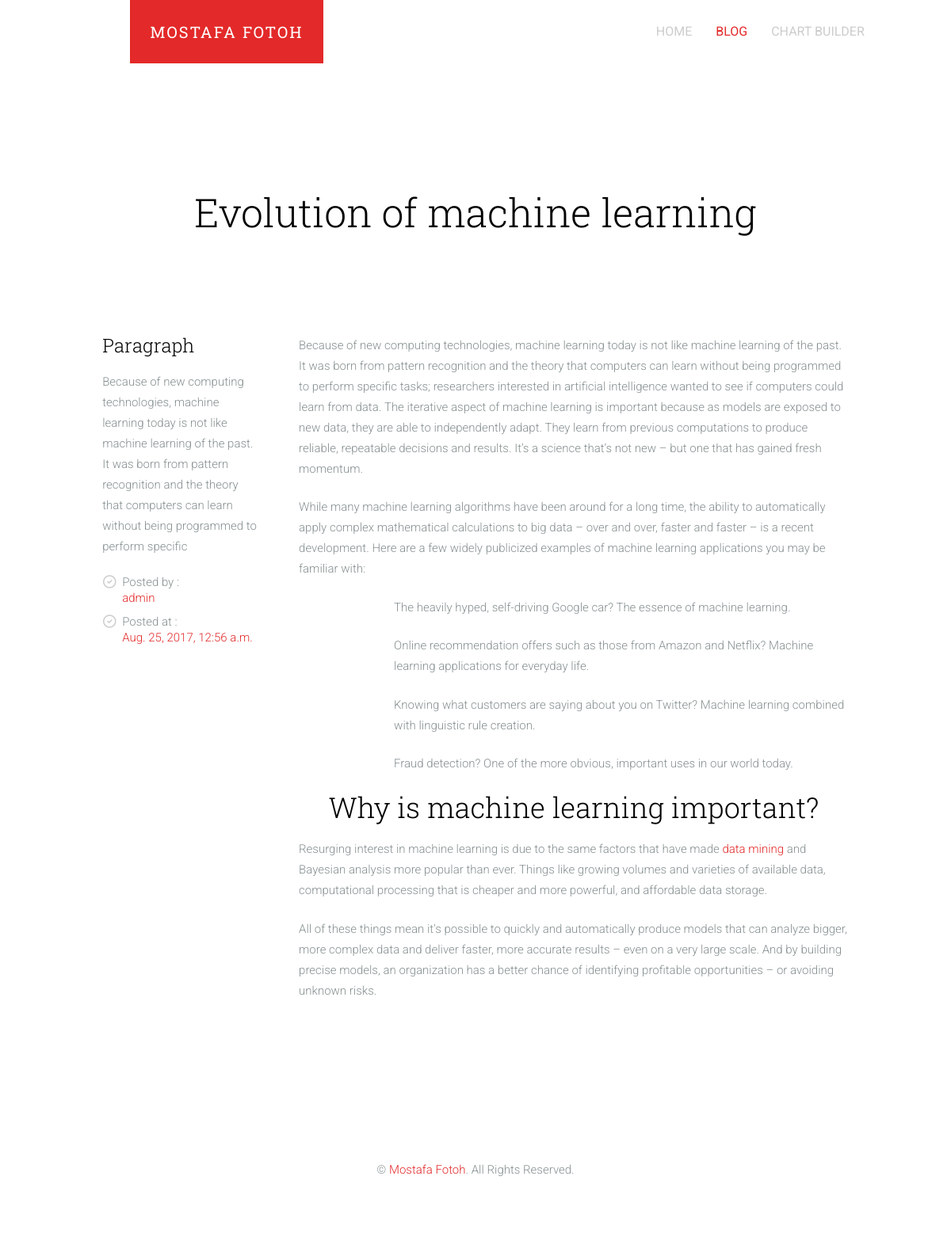
/blog/2017/08/25/evolution-machine-learning/, run on the app's committed database.
### blog/models.py (models this page shows, shortened)
class Post(models.Model):
    STATUS_CHOICES = (
        ('draft','Draft'),
        ('published','Published'),
    )
    title = models.CharField(max_length = 250)
    slug = models.SlugField(max_length = 250,unique_for_date='publish')
    author = models.ForeignKey(User,related_name='blog_posts')
    intro = models.TextField(max_length=250,default="")
    body = FroalaField()
    publish = models.DateTimeField(default=timezone.now)
    created = models.DateTimeField(auto_now_add=True)
    updated = models.DateTimeField(auto_now=True)
    status = models.CharField(max_length=10,choices=STATUS_CHOICES,default='draft')
    objects = models.Manager()
    published = PublishedManager()
    class Meta :
        ordering=('-publish',)

### blog/views.py (the view)
# urls.py: url(r'^(?P<year>\d{4})/(?P<month>\d{2})/(?P<day>\d{2})/(?P<post>[-\w]+)/$',views.post_detail,name='post_detail'),
def post_detail (request,year,month,day,post):
    post = get_object_or_404(Post,slug=post,
                                  status ='published',
                                  publish__year = year,
                                  publish__month = month,
                                  publish__day = day)
    return render(request,'post.html',{'post':post})

### templates/post.html (shortened to what this page needs)
<!DOCTYPE html>
{% load staticfiles %}
{% load addthis %}
<html class="no-js">
<head>
	<link rel="stylesheet" href="{% static 'css/animate.css' %}">
	<link rel="stylesheet" href="{% static 'css/icomoon.css' %}">
	<link rel="stylesheet" href="{% static 'css/simple-line-icons.css' %}">
	<link rel="stylesheet" href="{% static 'css/style.css' %}">
</head>
<body>
	<header id="fh5co-header" role="banner">
		<nav class="navbar navbar-default" role="navigation">
			<div class="container">
				<div class="row">
					<div class="col-md-10 col-md-offset-1">
						<div class="navbar-header">
							<a class="navbar-brand" href="{% url 'index' %}">Mostafa Fotoh</a>
						</div>
						<div id="fh5co-navbar" class="navbar-collapse collapse">
							<ul class="nav navbar-nav navbar-right">
								<li><a href="{% url 'index' %}"><span>Home </span></a></li>
								<li class="active"><a href="{% url 'blog:blog' %}"><span>Blog</span></a></li>
								<li><a href="#"><span>Chart Builder</span></a></li>
							</ul>
						</div>
					</div>
				</div>
			</div>
		</nav>
	</header>
	<div id="fh5co-main">
		<div class="fh5co-intro text-center">
			<div class="container">
				<div class="row">
					<div class="col-md-8 col-md-offset-2">
						<h1 class="intro-lead">{{post.title}}</h1>
					</div>
				</div>
			</div>
		</div>
		<div id="fh5co-content">
			<div class="container">
				<div class="row">
					<div class="col-md-10 col-md-offset-1">
						<div class="row">
							<div class="col-md-3 animate-box">
								<h3>Paragraph</h3>
								<p>{{post.intro}}</p>
								<ul class="fh5co-list-check">
									<li>Posted by :<br> <a href="#">{{post.author}}</a></li>
									<li>Posted at :<br> <a href="#">{{post.publish}}</a></li>
								</ul>
							</div>
							<div class="col-md-9 animate-box">
								{{post.body|safe}}
							</div>
						</div>
					</div>
				</div>
			</div>
		</div>
	</div>
	<footer id="fh5co-footer">
		<div class="container">
			<div class="row">
				<div class="col-md-10 col-md-offset-1 text-center">
					<p>&copy; <a href="#">Mostafa Fotoh</a>. All Rights Reserved. </p>
				</div>
			</div>
		</div>
	</footer>
</body>
</html>

### data on the page
Post: title "Evolution of machine learning", intro "Because of new computing technologies, machine learning today is not like machine learning of the past. It was born from pattern recognition and the theory that computers can learn without being programmed to perform specific", author "admin", publish "Aug. 25, 2017, 12:56 a.m.", body "Because of new computing technologies, machine learning today is not like machine learning of the past. It was born from pattern recognition and the theory that computers can learn without being programmed to perform specific tasks; researchers interested in artificial intelligence wanted to see if computers could learn from data. The iterative aspect of machine learning is important because as models are exposed to new data, they are able to independently adapt. They learn from previous computations to produce reliable, repeatable decisions and results. It’s a science that’s not new – but one that has gained fresh momentum. While many machine learning algorithms have been around for a long…"
